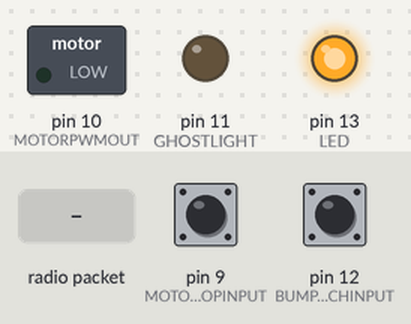
Bench run of a sketch on a simulated Arduino Uno, built with avr-gcc and run on an emulated ATmega328P. On the bench: switched loads named in the sketch (green lamp = pin HIGH), output pins drawn as LEDs (lit = HIGH). The test bench sets the inputs (shaded band); at power-on: pin 12 (BUMPSWITCHINPUT) HIGH, pin 9 (MOTORENDSTOPINPUT) HIGH. No radio packets arrive unless stated; pins used as bus, display or sensor lines are not drawn; what the sketch prints to the serial monitor is not drawn.

Above: at 1.2 s.
1.3 s: radio packet "1" arrives
At 3.6 s:
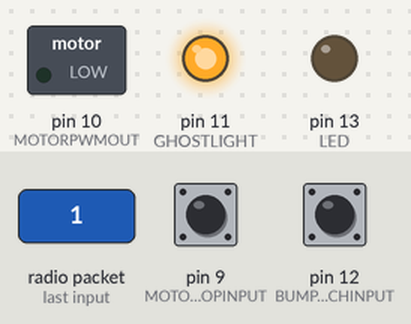
4.3 s: pin 12 (BUMPSWITCHINPUT) pulled LOW for 0.15 s
At 4.37 s:
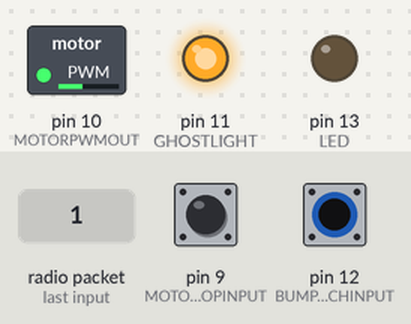
5.9 s: radio packet "0" arrives
At 6.4 s:
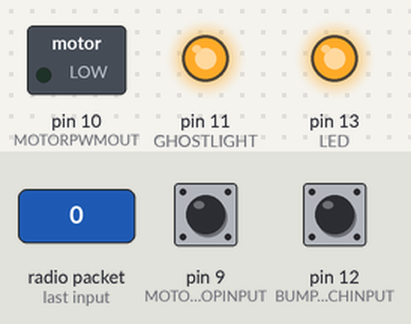
7.4 s: pin 12 (BUMPSWITCHINPUT) pulled LOW for 1 s
At 8.2 s:
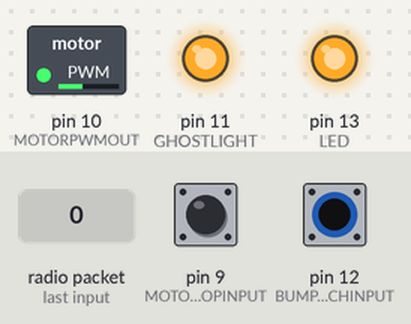
9.9 s: pin 12 (BUMPSWITCHINPUT) pulled LOW for 3.2 s
At 14.2 s:
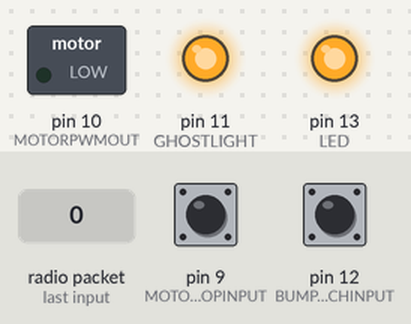
14.6 s: radio packet "2" arrives
At 15.4 s:
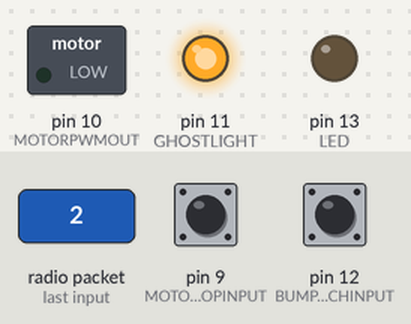
Timing chart, 0 to 17.1 s (numbered marks = the images above; inputs shaded):
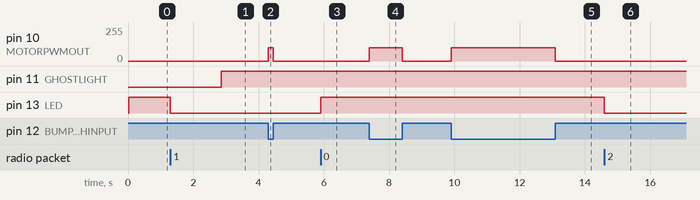

The sketch:

MindManglerGhostLampRX.ino
```cpp
#include <SPI.h>
#include <RH_RF69.h>

/*
Mind Mangler - Bending Stands Receiver
RFM69HCW Version

Created: May 2023
Updated:
Code: Seb S / seb@sghinnovations.com

Version:  1.0a
*/

/// User Changeable Params /////
#define ghostLightType          2   //1 = Small, 2 = Medium, 3 = Tall
#define debug                   0   //Toggle view program state in serial monitor
#define debugReceive            0   //Toggle view receive bytes in serial monitor
#define failsafereceiveerrors   5   //In multiples of 50 milliseconds how many is allowed before timout (5*50ms = 250ms)
#define bumpswitchmotorspeed    100 //Duty cycle from 0 to 255
#define lampfadespeed           5   //Amount of ms between duty cycle change of lamp, (255 * value = full fade time)
#define lampbrightness          255 //Duty cycle from 0-255 to determine lamp max brightness
////////////////////////////////

//////// Pin Definitions ///////
#define RFM69_CS          8
#define RFM69_INT         7
#define RFM69_RST         4
#define MOTORENDSTOPINPUT 9
#define BUMPSWITCHINPUT   12
#define MOTORPWMOUT       10
#define GHOSTLIGHT        11
#define LED               13
////////////////////////////////

//////// Program defines ///////
#define  RF69_FREQ 434.0
#define  TASK1_INTERVAL  50
////////////////////////////////

////// Program Variables ///////
RH_RF69 rf69(RFM69_CS, RFM69_INT);
uint32_t task1MillisLast, task2MillisLast = 0;
bool ledState = true;
bool failsafe, ghostlightVal, bumpswitchVal, endstopswitchVal;
uint8_t timeoutCounter, motorSpdVal;
uint8_t lampTarget, lampCurrent;
////////////////////////////////

void setup() {
  Serial.begin(115200);
  if(debug){while(!Serial)delay(1);}
  Serial.println("Bendy Mic Stand Receiver");
  ioInit();
  radioInit();
  digitalWrite(LED, ledState);
  Serial.println("Initialisation complete!");
}

void loop() {
  if (millis() - task1MillisLast > TASK1_INTERVAL) {
    task1MillisLast = millis();
    timeoutCounter++;
    if(timeoutCounter >= failsafereceiveerrors){failsafe = true;}
    else{failsafe = false;}
    if(debug){printDebug();}
  }
  if (millis() - task2MillisLast > lampfadespeed) {
    task2MillisLast = millis();
    controlLamp();
  }
  if (rf69.available()) {radioReceive();}
  digitalWrite(LED, ledState);
  readInputs();
  controlMotor();
}

void printDebug(){
  Serial.println("Bendy Mic Stand Receiver Status");
  Serial.println();

  Serial.print(" -Ghost Light Type: ");
  if(ghostLightType == 1){Serial.println("Small");}
  if(ghostLightType == 2){Serial.println("Medium");}
  if(ghostLightType == 3){Serial.println("Large");}
  Serial.println();

  Serial.print(" -Failsafe: ");
  if(failsafe){Serial.println("True");}
  if(!failsafe){Serial.println("False");}

  Serial.print(" -RX ghostlightVal: ");
  Serial.println(ghostlightVal);

  Serial.print(" -RX motorSpdVal: ");
  Serial.println(motorSpdVal);

  Serial.print(" -bumpswitch Input: ");
  Serial.println(bumpswitchVal);

  Serial.print(" -endstopswitch Input: ");
  Serial.println(endstopswitchVal);

  Serial.print(" -lampCurrent: ");
  Serial.println(lampCurrent);

  Serial.print(" -lampTarget: ");
  Serial.println(lampTarget);

  Serial.println();
  Serial.println("-------------------------------");
}
```

io.ino
```cpp
void ioInit(){
  pinMode(LED, OUTPUT);
  pinMode(RFM69_RST, OUTPUT);
  pinMode(MOTORPWMOUT, OUTPUT);
  pinMode(GHOSTLIGHT, OUTPUT);
  pinMode(MOTORENDSTOPINPUT, INPUT_PULLUP);
  pinMode(BUMPSWITCHINPUT, INPUT_PULLUP);
  digitalWrite(RFM69_RST, LOW);
}

void readInputs(){
  bumpswitchVal = !digitalRead(BUMPSWITCHINPUT);
  endstopswitchVal = !digitalRead(MOTORENDSTOPINPUT);
}

void controlMotor(){
  if(bumpswitchVal){
    analogWrite(MOTORPWMOUT, bumpswitchmotorspeed);
  }
  else if (endstopswitchVal && !failsafe){        //If we havent reached endstop and comms ok with controller
    analogWrite(MOTORPWMOUT, motorSpdVal);
  }
  else {
    analogWrite(MOTORPWMOUT, 0);
  }
}

void controlLamp(){
  if(lampCurrent < lampTarget){lampCurrent++;}
  else if(lampCurrent > lampTarget){lampCurrent--;}
  analogWrite(GHOSTLIGHT, lampCurrent);
}
```

radio.ino
```cpp
void radioInit(){
  digitalWrite(RFM69_RST, HIGH);
  delay(10);
  digitalWrite(RFM69_RST, LOW);
  delay(10);

  if (!rf69.init()) {Serial.println("RFM69 radio init failed");while (1);}
  Serial.println("RFM69 radio init OK!");

  if (!rf69.setFrequency(RF69_FREQ)) {Serial.println("setFrequency failed");}
  rf69.setTxPower(20, true);  // range from 14-20 for power, 2nd arg must be true for 69HCW

  uint8_t key[] = { 0x23, 0x70, 0x4A, 0x88, 0x5F, 0x60, 0x71, 0x0A, 0x10, 0xA0, 0x06, 0x9E, 0x5D, 0x17, 0x35, 0x34};
  rf69.setEncryptionKey(key);

  Serial.print("RFM69 radio @");  Serial.print((int)RF69_FREQ);  Serial.println(" MHz");
}

void radioReceive(){
  uint8_t buf[RH_RF69_MAX_MESSAGE_LEN];
  uint8_t len = sizeof(buf);
  if (rf69.recv(buf, &len)) {
    if (!len) return;
    buf[len] = 0;
    timeoutCounter = 0;
    if(ghostLightType == 1){    //Small Light
      motorSpdVal = buf[0];
      ghostlightVal = buf[3];
    }
    if(ghostLightType == 2){    //Medium Light
      motorSpdVal = buf[1];
      ghostlightVal = buf[4];
    }
    if(ghostLightType == 3){    //Tall Light
      motorSpdVal = buf[2];
      ghostlightVal = buf[5];
    }
    if(debugReceive){
      Serial.print("Received [");
      Serial.print(len);
      Serial.print("]: ");
      Serial.println((char*)buf);
      Serial.print("RSSI: ");
      Serial.println(rf69.lastRssi(), DEC);
      for (int i = 0; i < len; i++) {
        Serial.print("Byte ");
        Serial.print(i);
        Serial.print("  Data: ");
        Serial.println(buf[i]);
      }
    }
    if(ghostlightVal){lampTarget = lampbrightness;}
    else{lampTarget = 0;}
    ledState = !ledState;
  } else {
    if(debugReceive){Serial.println("Receive failed");}
  }
}
```

Measured:
- after the input at 1.3 s, pin 11 (GHOSTLIGHT): LOW → HIGH after 1.6 s; pin 13 (LED): HIGH → LOW at once
- after the input at 4.3 s, pin 10 (MOTORPWMOUT): 0/255 → 100/255 at once, → 0/255 0.15 s later
- after the input at 5.9 s, pin 13 (LED): LOW → HIGH at once
- after the input at 7.4 s, pin 10 (MOTORPWMOUT): 0/255 → 100/255 at once, → 0/255 1.0 s later
- after the input at 9.9 s, pin 10 (MOTORPWMOUT): 0/255 → 100/255 at once, → 0/255 3.2 s later
- after the input at 14.6 s, pin 13 (LED): HIGH → LOW at once
